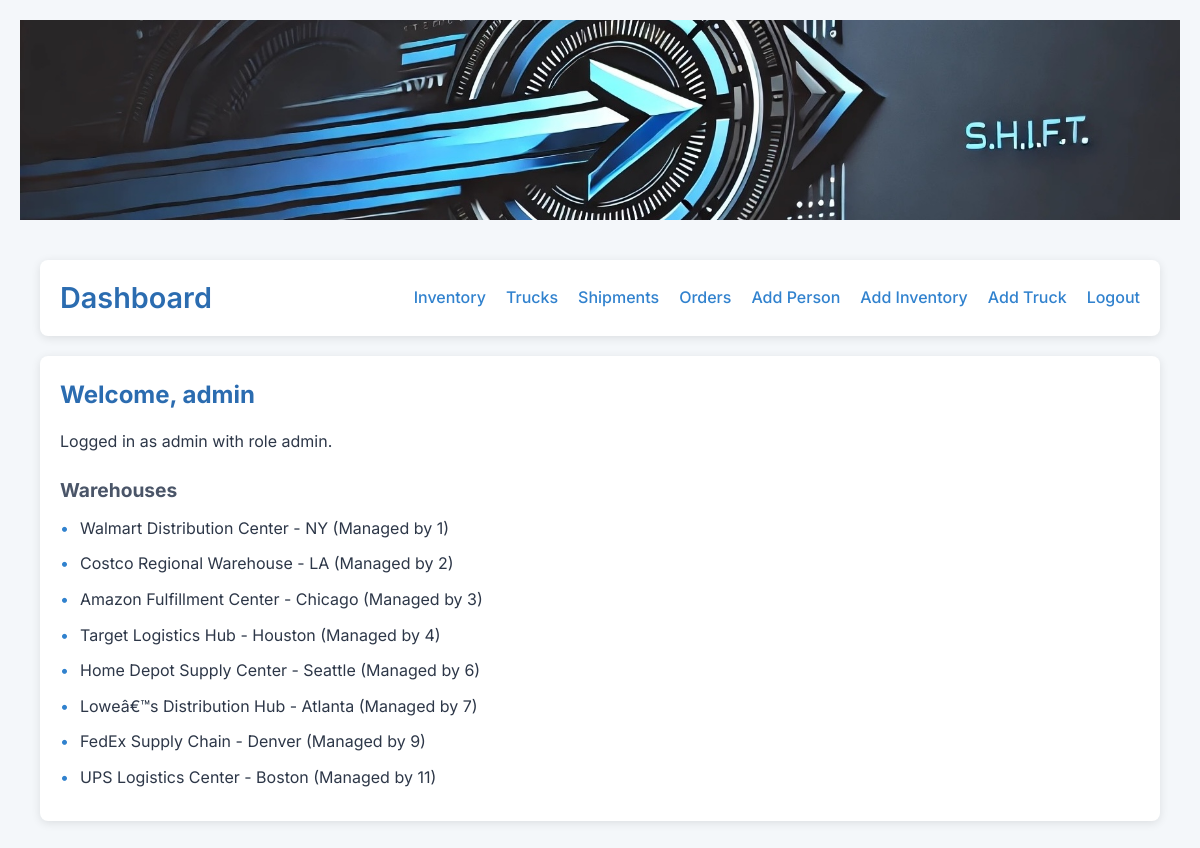
Before: /dashboard (signed in) with the older database file.
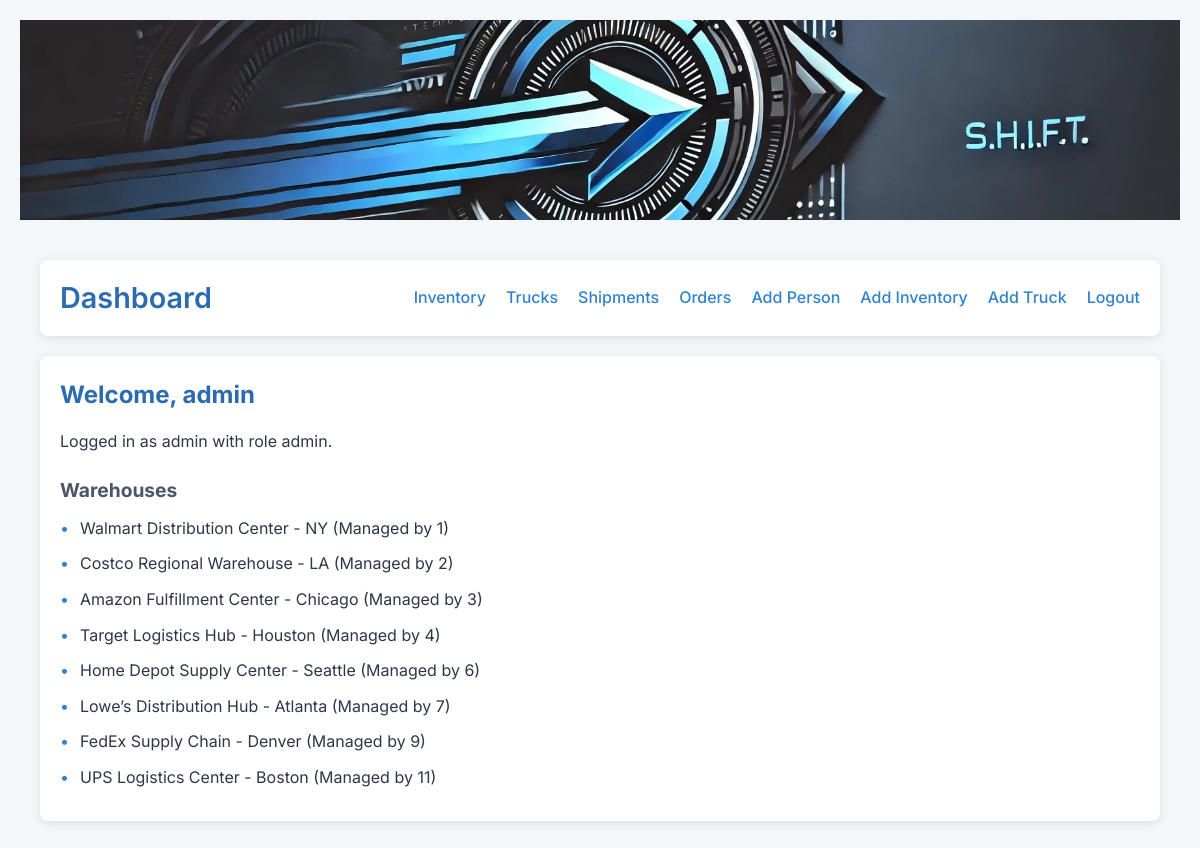
After: the same page with the newer database file.
### tables this page shows
CREATE TABLE Warehouse (
    WarehouseID INTEGER PRIMARY KEY AUTOINCREMENT,
    Name TEXT,
    EmployeeID INTEGER,
    AddressID INTEGER,
    FOREIGN KEY (EmployeeID) REFERENCES Employee(EmployeeID),
    FOREIGN KEY (AddressID) REFERENCES Address(AddressID)
);

### MVP_App/app.py (the view)
@app.route('/dashboard')
@login_required
def dashboard():
    conn = get_db_connection()
    warehouses = conn.execute('SELECT * FROM Warehouse').fetchall()
    conn.close()
    return render_template('dashboard.html', warehouses=warehouses, user=current_user)

### MVP_App/app.py (called while the page is built)
@login_manager.user_loader
def load_user(user_id):
    conn = get_db_connection()
    user = conn.execute('SELECT UserID, Username, Role FROM Users WHERE UserID = ?', (user_id,)).fetchone()
    conn.close()
    if user:
        return User(user['UserID'], user['Username'], user['Role'])
    return None

def get_db_connection():
    try:
        conn = sqlite3.connect(DB_NAME)
        conn.row_factory = sqlite3.Row
        return conn
    except sqlite3.Error as e:
        app.logger.error(f"Database connection error: {e}")
        abort(500, description="Database connection failed")

### MVP_App/templates/dashboard.html (shortened to what this page needs)
<!DOCTYPE html>
<html>
<head>
    <link rel="stylesheet" href="{{ url_for('static', filename='styles.css') }}">
</head>
<body>
    <header class="header-bg">
        <img src="{{ url_for('static', filename='shiftheaderlogo.jpeg') }}" alt="Shift Header Background" class="header-image">
    </header>
    <div class="container">
        <nav class="navbar">
            <div class="navbar-brand">
                <h1>Dashboard</h1>
            </div>
            <ul class="nav-links">
                <li><a href="{{ url_for('inventory') }}">Inventory</a></li>
                <li><a href="{{ url_for('trucks') }}">Trucks</a></li>
                <li><a href="{{ url_for('shipments') }}">Shipments</a></li>
                <li><a href="{{ url_for('orders') }}">Orders</a></li>
                {% if user.role == 'admin' %}
                    <li><a href="{{ url_for('add_person') }}">Add Person</a></li>
                    <li><a href="{{ url_for('add_inventory') }}">Add Inventory</a></li>
                    <li><a href="{{ url_for('add_truck') }}">Add Truck</a></li>
                {% endif %}
                <li><a href="{{ url_for('logout') }}">Logout</a></li>
            </ul>
        </nav>
        <div class="content">
            <h2>Welcome, {{ user.username }} </h2>
            <p>Logged in as {{ user.username }} with role {{ user.role }}.</p>
            {% if warehouses %}
                <h3>Warehouses</h3>
                <ul class="warehouse-list">
                    {% for warehouse in warehouses %}
                        <li>{{ warehouse.Name }} (Managed by {{ warehouse.EmployeeID }})</li>
                    {% endfor %}
                </ul>
            {% else %}
                <p class="no-data">No warehouses found.</p>
            {% endif %}
        </div>
    </div>
</body>
</html>

Changed rows visible on the page:
changed Warehouse: Name "Loweâ€™s Distribution Hub - Atlanta" → "Lowe’s Distribution Hub - Atlanta"
